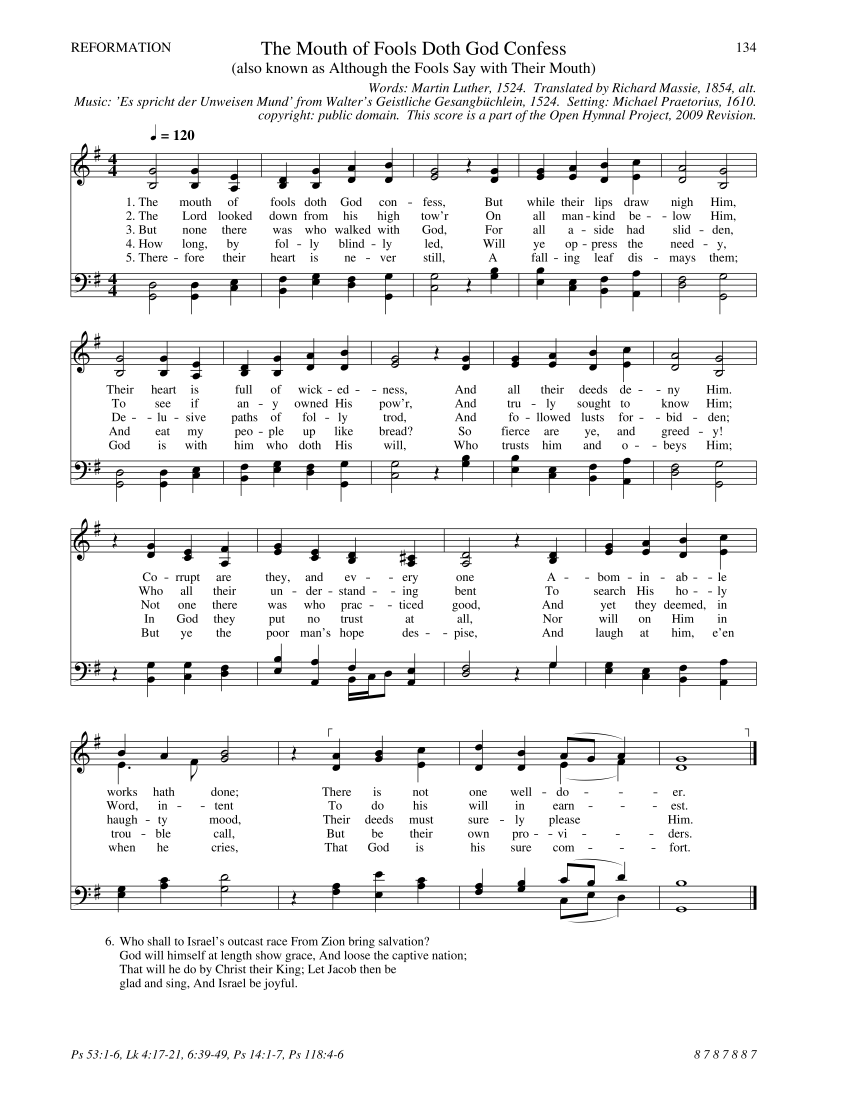
#> input picture Music Recognition/test_song_1.jpg, 5100 x 6600 px (shown at 1/6 size)
$ python music_munging.py
#> lines starting #> are read from the running program, lines starting #| are printed output that depends on the picture; after the words box and inside, x2 and y2 are one past the last pixel; in counts of white or black regions, pixels touching at a corner belong together
### Music Recognition/utils.py
import fitz
import numpy as np
import cv2 as cv

def convert_to_jpg(file):
    # If already jpg, return
    if file.endswith('.jpg'):
        return file

    # If pdf, convert to jpg
    if file.endswith('.pdf'):
        dest = file[:-4]+'.jpg'
        pdf2jpg(file, dest=dest)
        return dest


# [9 lines left out: function pdf2jpg, not called in this run]

def get_ellipse_goodness(c, ellipse):
    (x0,y0), (a,b), theta = ellipse
    c = c.squeeze(1)
    r = c-[x0,y0]

    angle = theta*np.pi/180 - np.arctan2(r[:,1],r[:,0])
    c_dist = np.sqrt(np.power(r,2).sum(axis=1))
    e_dist = np.sqrt((a/2*np.cos(angle))**2 + (b/2*np.sin(angle))**2)
    return np.max(np.abs(c_dist-e_dist))

# [17 lines left out: functions show_image, get_staffline_separation, not called in this run]

### Music Recognition/music_munging.py
# %%


import cv2 as cv
import matplotlib.pyplot as plt
import numpy as np
import pandas as pd
import matplotlib.pyplot as plt
from utils import get_ellipse_goodness, convert_to_jpg

# # # To be implemented
# Separate pages into lines (simple as how close first staff line is to top of page?)
# Fix categorize_shapes, save staff dimensions/mapping from inspect_line


class AnalyzeLine():
    def __init__(self, file, is_treble):
            _, gray = cv.threshold(cv.imread('testline.jpg', 0), 127, 255, 0)
            self.is_treble = is_treble
            self.staff_margin_factor = 3.2
            self.staff_spacing = None
            self.scale = None
            self.notes = pd.DataFrame(columns=['type','line', 'col', 'pitch'])
            self.blue, self.green, self.red = [(255, 0, 0), (0, 255, 0), (0, 0, 255)]
            self.cyan, self.magenta, self.yellow = [(255,255,0), (255,0,255), (0, 255, 255)]
            self.unit_length = None #pixel distance between staff lines

            self.data = pd.DataFrame(columns=['meas','col','pitch','object'])

            # Inspect line
            self.inspect_line(gray)

            # Fill elliptical notes
            gray = self.clean_music_line(gray)
            cv.imwrite('testline_cleaned.jpg', gray)
            gray = self.fill_contours(gray, min_area=400, max_area=1200, max_e=16.0)
            cv.imwrite('testline_elliptic_filled.jpg', gray)

            # Remove staff lines, OPEN to connect some flats
            gray = self.remove_staff_lines(gray)
            gray = cv.morphologyEx(gray, cv.MORPH_OPEN, kernel=np.ones((1,3), np.uint8))
            cv.imwrite('testline_removed_staff.jpg', gray)

            # Fill remaining notes, CLOSE to remove all lines
            gray = self.fill_contours(gray, min_area=100, max_area=1000)
            gray = cv.morphologyEx(gray, cv.MORPH_CLOSE, np.ones((8,8), dtype=np.uint8))
            cv.imwrite('testline_final.jpg', gray)

            # Categorize
            self.categorize_shapes()


    def inspect_line(self, gray):
        is_line = (gray.sum(axis=1)/gray.shape[1]) < 127
        is_line_start = np.logical_and(~is_line[:-1], is_line[1:])
        is_line_end = np.logical_and(is_line[:-1], ~is_line[1:])
        start_rows = np.where(is_line_start)[0] + 1
        end_rows = np.where(is_line_end)[0] + 1

        self.unit_length = np.mean(np.diff(start_rows))
        self.start_rows = start_rows
        self.end_rows = end_rows
        self.line_rows = self.start_rows/2 + self.end_rows/2


    def clean_music_line(self, gray):
        # Build new image from staff contour rect and stem_rows
        new_gray = 255*np.ones(gray.shape, dtype=np.uint8)

        # Get bounding box or largest contour
        contours, _ = cv.findContours(255-gray, cv.RETR_EXTERNAL, cv.CHAIN_APPROX_SIMPLE)
        c = max(contours, key = cv.contourArea)
        x,y,w,h = cv.boundingRect(c)

        # Get masks of vertical lines
        short_line_kernel = np.ones((140,1), dtype=np.uint8)
        short_lines_mask = cv.morphologyEx(gray, cv.MORPH_CLOSE, kernel=short_line_kernel)
        stem_rows = np.where(short_lines_mask.sum(axis=1)/short_lines_mask.shape[1] < 255)[0]

        # Find largest of union
        top = min(stem_rows.min(), y)
        bottom = min(stem_rows.max(), y+h)
        new_gray[top:bottom] = gray[top:bottom]
        return new_gray

    def remove_staff_lines(self, gray):
        # If pixels above and below are white, whiten column
        for start, end in zip(self.start_rows, self.end_rows):
            mask = gray[start-1,:]&gray[end+1,:]
            gray[start:end,:] = mask
        return gray


    def fill_contours(self, gray, min_area=None, max_area=None, max_e=None):
        contours, _ = cv.findContours(255-gray, cv.RETR_TREE, cv.CHAIN_APPROX_SIMPLE)
        for c in contours:
            # Length of c must be >5 to fit ellipse
            if len(c)<5:
                continue

            # Check contour area
            area = cv.contourArea(c)
            if (min_area is not None) and (area<min_area):
                continue
            if (max_area is not None) and (area>max_area):
                continue

            # Check contour ellipticity
            if max_e is not None:
                ellipse = cv.fitEllipse(c)
                e = get_ellipse_goodness(c, ellipse)
                if e>max_e:
                    continue

            # Fill with black
            cv.drawContours(gray, [c], -1, 0, thickness=-1)
        return gray

    def save_note(self, _type, row, col):
        pitch = np.polyval(self.pitch_map, row).round()
        self.notes.loc[len(self.notes),:] = [_type, self.curline, col, pitch]

    # [47 lines left out: functions get_pitch_map, categorize_shapes, not called in this run]

class AnalyzeSong():
    def __init__(self, file, songname):
        # Define attributes
#> called with file = 'test_song_1.jpg', songname = 'test_song'
        self.songname = songname

        # Read file, threshold, and munge
        jpg_file = convert_to_jpg(file)
        _, gray_page = cv.threshold(cv.imread(jpg_file, 0), 127, 255, 0)
#> gray_page: shape (6600, 5100); 94.5% white; 1713 black regions (5 under 20 px), largest, box (x1, y1, x2, y2) and area: (423, 4379, 4539, 5516) 284524, (423, 859, 4541, 1886) 273471, (423, 3110, 4541, 4207) 272983

        # Split into lines
        num_lines = self.split_music_into_lines(gray_page)
        line_objects = []
        for line in range(num_lines):
            line_file = f'line{line}.jpg'
            is_treble = (line%2==0)
            line_objects.append(AnalyzeLine(line_file, is_treble))


    def split_music_into_lines(self, gray):
        # Remove all-white columns
        non_white_cols = gray.sum(axis=0)<255*gray.shape[0]
        gray = gray[:, non_white_cols]
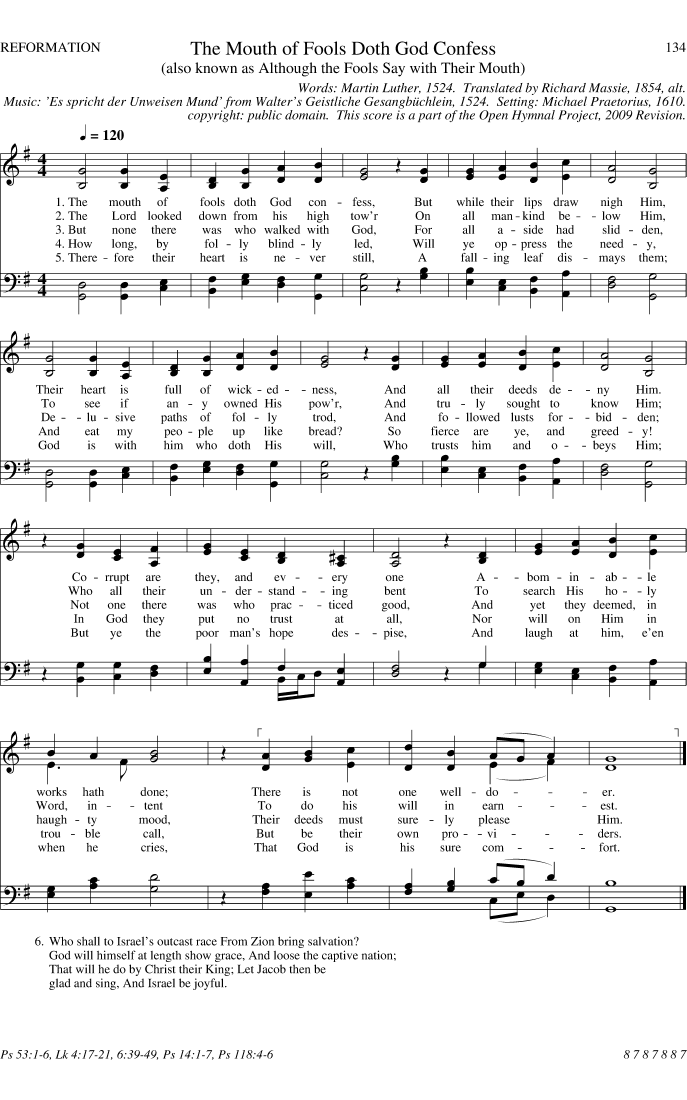
#> gray: shape (6600, 4119) (shown at 1/6 size); 93.2% white; 1713 black regions (5 under 20 px), largest, box (x1, y1, x2, y2) and area: (0, 4379, 4116, 5516) 284524, (0, 859, 4118, 1886) 273471, (0, 3110, 4118, 4207) 272983

        # Compute staff_spacing and scale
        is_line = (gray.sum(axis=1)/gray.shape[1]) < 127
        is_line_start = np.logical_and(~is_line[:-1], is_line[1:])
        is_line_end = np.logical_and(is_line[:-1], ~is_line[1:])
        start_rows = np.where(is_line_start)[0] + 1
#> start_rows = 40 values from 920 to 5454
        end_rows = np.where(is_line_end)[0] + 1
#> end_rows = 40 values from 924 to 5459

        unit_length = np.mean(np.diff(start_rows[:5]))
#> unit_length = 35
        num_lines = len(start_rows)//5
#> num_lines = 8


        # Create jpgs for each line
        tops = list(map(int, start_rows[0::5] - 4*unit_length))
#> tops = [780, 1499, 1905, 2624, 3030, 3831, 4307, 5174]
        bottoms = list(map(int, end_rows[4::5] + 4*unit_length))
#> bottoms = [1204, 1923, 2329, 3048, 3454, 4255, 4731, 5599]
        left = int(3.5*unit_length)
#> left = 122
        right = int(-1.0*unit_length)
#> right = -35
        cv.imwrite(f'testline.jpg', gray[tops[0]:bottoms[0],left:right])
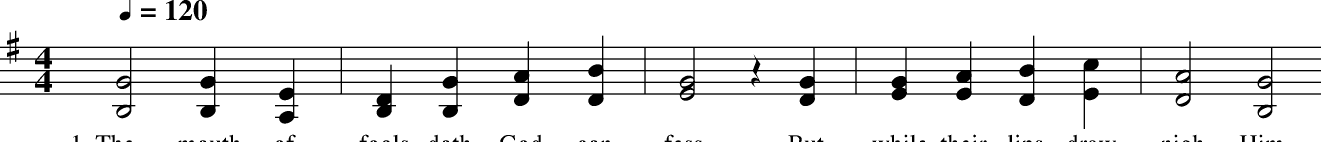
#> saved as testline.jpg: shape (424, 3962) (shown at 1/3 size); 91.8% white; 95 black regions (14 under 20 px), largest, box (x1, y1, x2, y2) and area: (0, 92, 3962, 387) 128202, (581, 0, 621, 61) 1313, (536, 0, 577, 60) 1027
        # [cv.imwrite(f'line{j}.jpg', gray[tops[j]:bottoms[j], left:right]) for j in range(num_lines)]
        return num_lines


test = AnalyzeSong('test_song_1.jpg', 'test_song')
#> in __init__, `num_lines = self.split_music_into_lines(gray_page)`: num_lines = 8
#> the loop in __init__, `for line in range(num_lines):` made 1 pass
#> pass 1, in clean_music_line, `short_lines_mask = cv.morphologyEx(gray, cv.MORPH_CLOSE, kernel=short_..`:
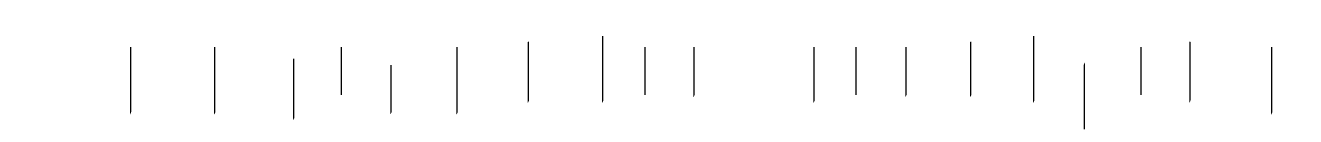
#> short_lines_mask: shape (424, 3962) (shown at 1/3 size); 99.2% white; 19 black regions, largest, box (x1, y1, x2, y2) and area: (3813, 141, 3817, 344) 800, (642, 141, 646, 343) 799, (1369, 141, 1373, 343) 799
#> pass 1, in __init__, `gray = self.clean_music_line(gray)`:
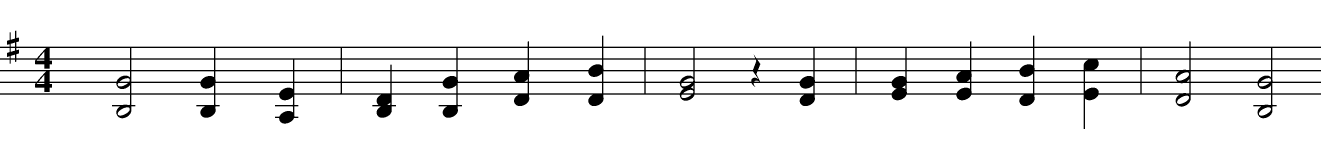
#> gray: shape (424, 3962) (shown at 1/3 size); 92.4% white; 1 black region, box (x1, y1, x2, y2) and area: (0, 92, 3962, 387) 128202
#> pass 1, in __init__, `gray = self.fill_contours(gray, min_area=400, max_area=1200, max_e=16.0)`:
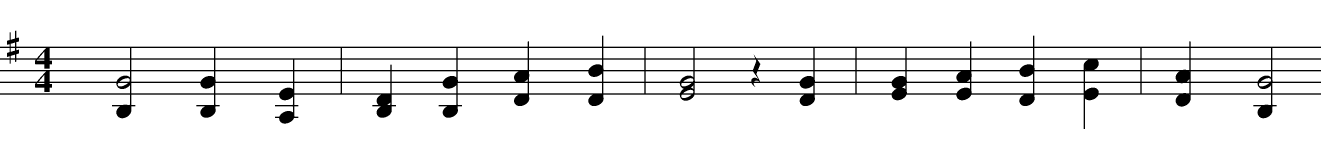
#> gray: shape (424, 3962) (shown at 1/3 size); 92.2% white; 1 black region, box (x1, y1, x2, y2) and area: (0, 92, 3962, 387) 130486
#> pass 1, in __init__, `gray = self.remove_staff_lines(gray)`:
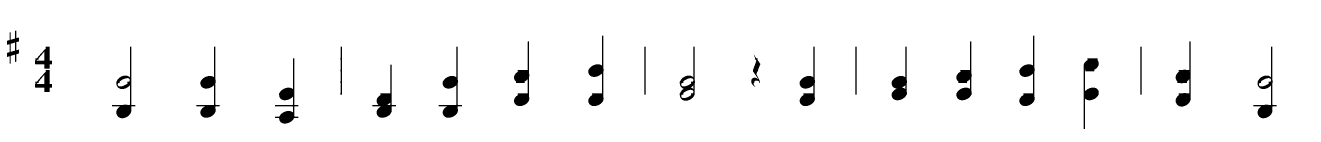
#> gray: shape (424, 3962) (shown at 1/3 size); 96.6% white; 23 black regions, largest, box (x1, y1, x2, y2) and area: (825, 175, 895, 371) 3634, (1316, 140, 1386, 353) 3529, (589, 140, 659, 353) 3527
#> (the run stopped early here; a loop or call above may not have finished)

$ run again, with Music Recognition/Step1 - non-music stripped.jpg copied over Music Recognition/test_song_1.jpg
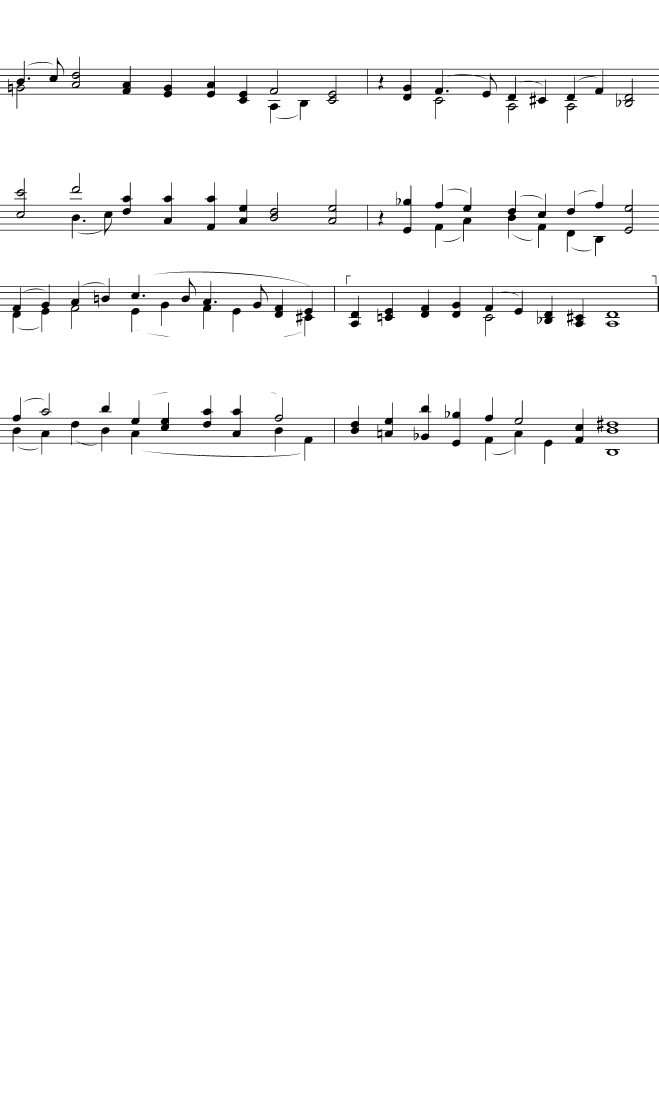
#> input picture Music Recognition/Step1 - non-music stripped.jpg, 3950 x 6600 px (shown at 1/6 size)
#> gray_page: shape (6600, 3950); 97.7% white; 71 black regions (29 under 20 px), largest, box (x1, y1, x2, y2) and area: (0, 1630, 3950, 2018) 159416, (0, 2365, 3950, 2784) 141335, (0, 340, 3950, 655) 135459
#> in split_music_into_lines, `start_rows = np.where(is_line_start)[0] + 1`: start_rows = 20 values from 413 to 2657
#> in split_music_into_lines, `end_rows = np.where(is_line_end)[0] + 1`: end_rows = 20 values from 417 to 2661
#> unit_length = 37.5
#> in split_music_into_lines, `num_lines = len(start_rows)//5`: num_lines = 4
#> tops = [263, 1079, 1566, 2357]
#> bottoms = [717, 1533, 2020, 2811]
#> left = 131
#> right = -37
#> in split_music_into_lines, `cv.imwrite(f'testline.jpg', gray[tops[0]:bottoms[0],left:right])`:
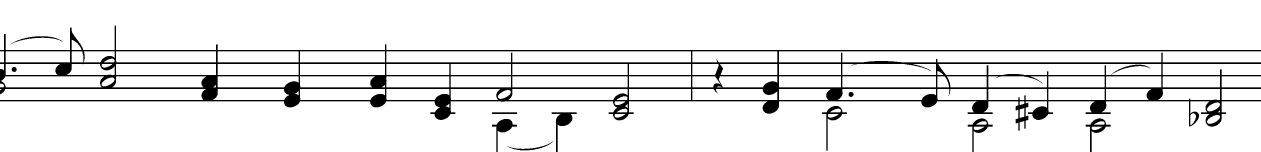
#> saved as testline.jpg: shape (454, 3782) (shown at 1/3 size); 91.9% white; 14 black regions (3 under 20 px), largest, box (x1, y1, x2, y2) and area: (0, 77, 3782, 392) 128674, (1655, 337, 1730, 454) 2239, (1476, 357, 1551, 454) 1950
#> in __init__, `num_lines = self.split_music_into_lines(gray_page)`: num_lines = 4
#> the loop in __init__, `for line in range(num_lines):` made 1 pass
#> pass 1, in __init__, `gray = self.remove_staff_lines(gray)`:
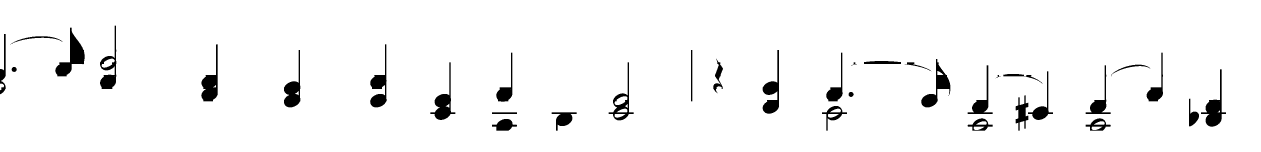
#> gray: shape (454, 3782) (shown at 1/3 size); 96.1% white; 39 black regions (3 under 20 px), largest, box (x1, y1, x2, y2) and area: (166, 83, 254, 229) 4841, (3603, 208, 3678, 380) 3984, (2764, 177, 2851, 322) 3850
